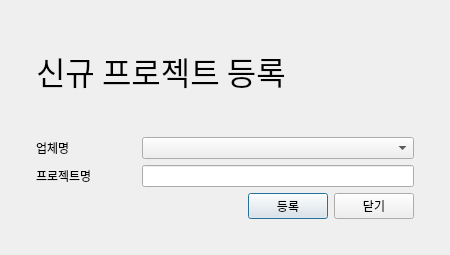
<?xml version="1.0" encoding="UTF-8"?>
<ui version="4.0">
 <class>Dialog</class>
 <widget class="QDialog" name="Dialog">
  <property name="geometry">
   <rect>
    <x>0</x>
    <y>0</y>
    <width>450</width>
    <height>255</height>
   </rect>
  </property>
  <property name="windowTitle">
   <string>Dialog</string>
  </property>
  <layout class="QGridLayout" name="gridLayout_2">
   <item row="0" column="0">
    <layout class="QGridLayout" name="gridLayout">
     <property name="leftMargin">
      <number>25</number>
     </property>
     <property name="topMargin">
      <number>0</number>
     </property>
     <property name="rightMargin">
      <number>25</number>
     </property>
     <property name="bottomMargin">
      <number>25</number>
     </property>
     <item row="0" column="0">
      <layout class="QVBoxLayout" name="verticalLayout">
       <item>
        <widget class="QLabel" name="label_3">
         <property name="font">
          <font>
           <family>넥슨Lv2고딕 Bold</family>
           <pointsize>24</pointsize>
          </font>
         </property>
         <property name="text">
          <string>신규 프로젝트 등록</string>
         </property>
        </widget>
       </item>
       <item>
        <layout class="QHBoxLayout" name="horizontalLayout">
         <item>
          <widget class="QLabel" name="label">
           <property name="sizePolicy">
            <sizepolicy hsizetype="Maximum" vsizetype="Preferred">
             <horstretch>0</horstretch>
             <verstretch>0</verstretch>
            </sizepolicy>
           </property>
           <property name="minimumSize">
            <size>
             <width>100</width>
             <height>0</height>
            </size>
           </property>
           <property name="maximumSize">
            <size>
             <width>100</width>
             <height>16777215</height>
            </size>
           </property>
           <property name="text">
            <string>업체명</string>
           </property>
          </widget>
         </item>
         <item>
          <widget class="QComboBox" name="comboCustomers"/>
         </item>
        </layout>
       </item>
       <item>
        <layout class="QHBoxLayout" name="horizontalLayout_2">
         <item>
          <widget class="QLabel" name="label_2">
           <property name="sizePolicy">
            <sizepolicy hsizetype="Maximum" vsizetype="Preferred">
             <horstretch>0</horstretch>
             <verstretch>0</verstretch>
            </sizepolicy>
           </property>
           <property name="minimumSize">
            <size>
             <width>100</width>
             <height>0</height>
            </size>
           </property>
           <property name="maximumSize">
            <size>
             <width>100</width>
             <height>16777215</height>
            </size>
           </property>
           <property name="text">
            <string>프로젝트명</string>
           </property>
          </widget>
         </item>
         <item>
          <widget class="QLineEdit" name="lineEdit"/>
         </item>
        </layout>
       </item>
       <item>
        <layout class="QHBoxLayout" name="horizontalLayout_3">
         <item>
          <spacer name="horizontalSpacer">
           <property name="orientation">
            <enum>Qt::Horizontal</enum>
           </property>
           <property name="sizeHint" stdset="0">
            <size>
             <width>40</width>
             <height>20</height>
            </size>
           </property>
          </spacer>
         </item>
         <item>
          <widget class="QLabel" name="label_report">
           <property name="text">
            <string/>
           </property>
           <property name="alignment">
            <set>Qt::AlignRight|Qt::AlignTrailing|Qt::AlignVCenter</set>
           </property>
          </widget>
         </item>
         <item>
          <widget class="QPushButton" name="button_register">
           <property name="text">
            <string>등록</string>
           </property>
          </widget>
         </item>
         <item>
          <widget class="QPushButton" name="button_close">
           <property name="text">
            <string>닫기</string>
           </property>
          </widget>
         </item>
        </layout>
       </item>
      </layout>
     </item>
    </layout>
   </item>
  </layout>
 </widget>
 <resources/>
 <connections/>
</ui>
